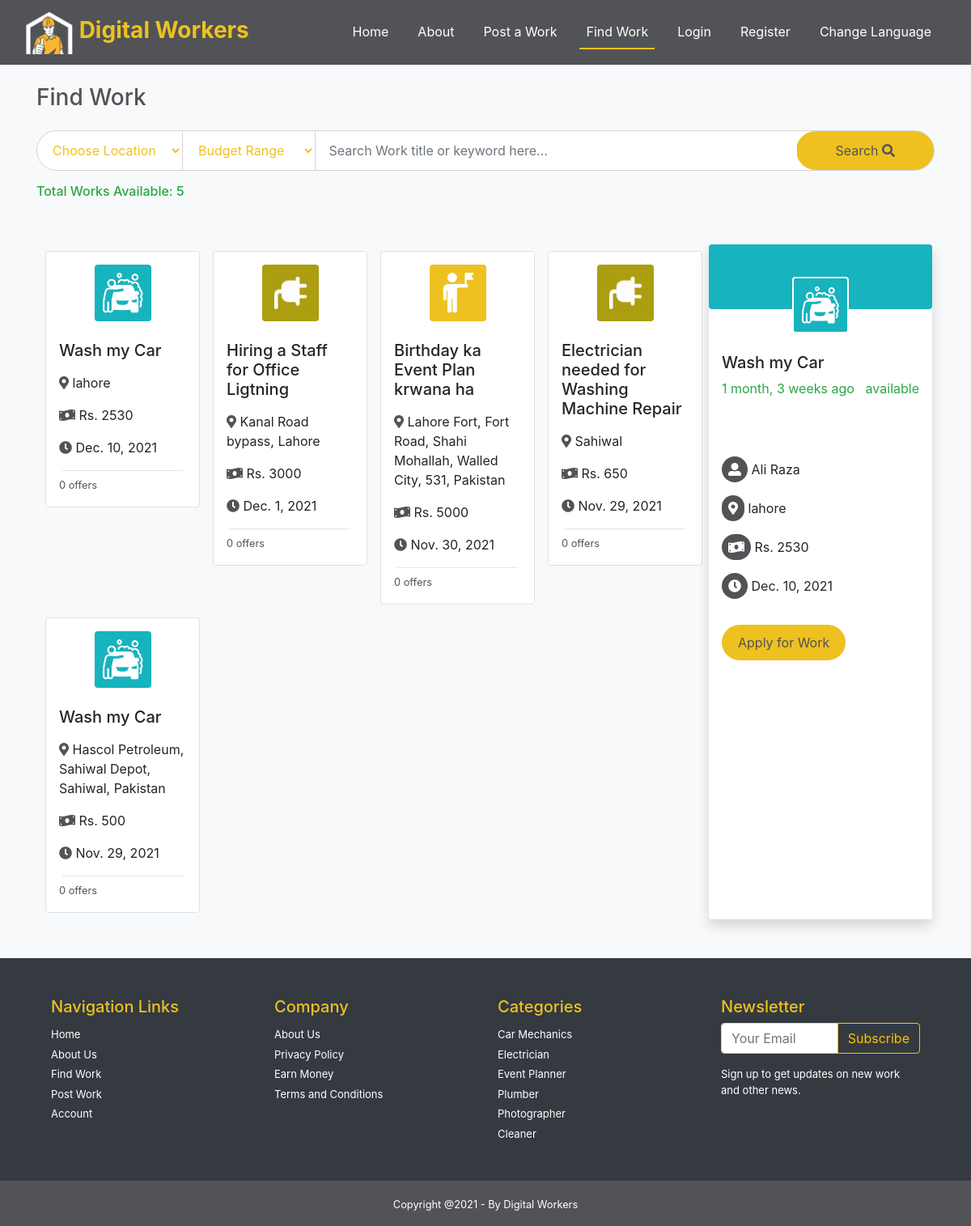
Before: /find-work with the older database file.
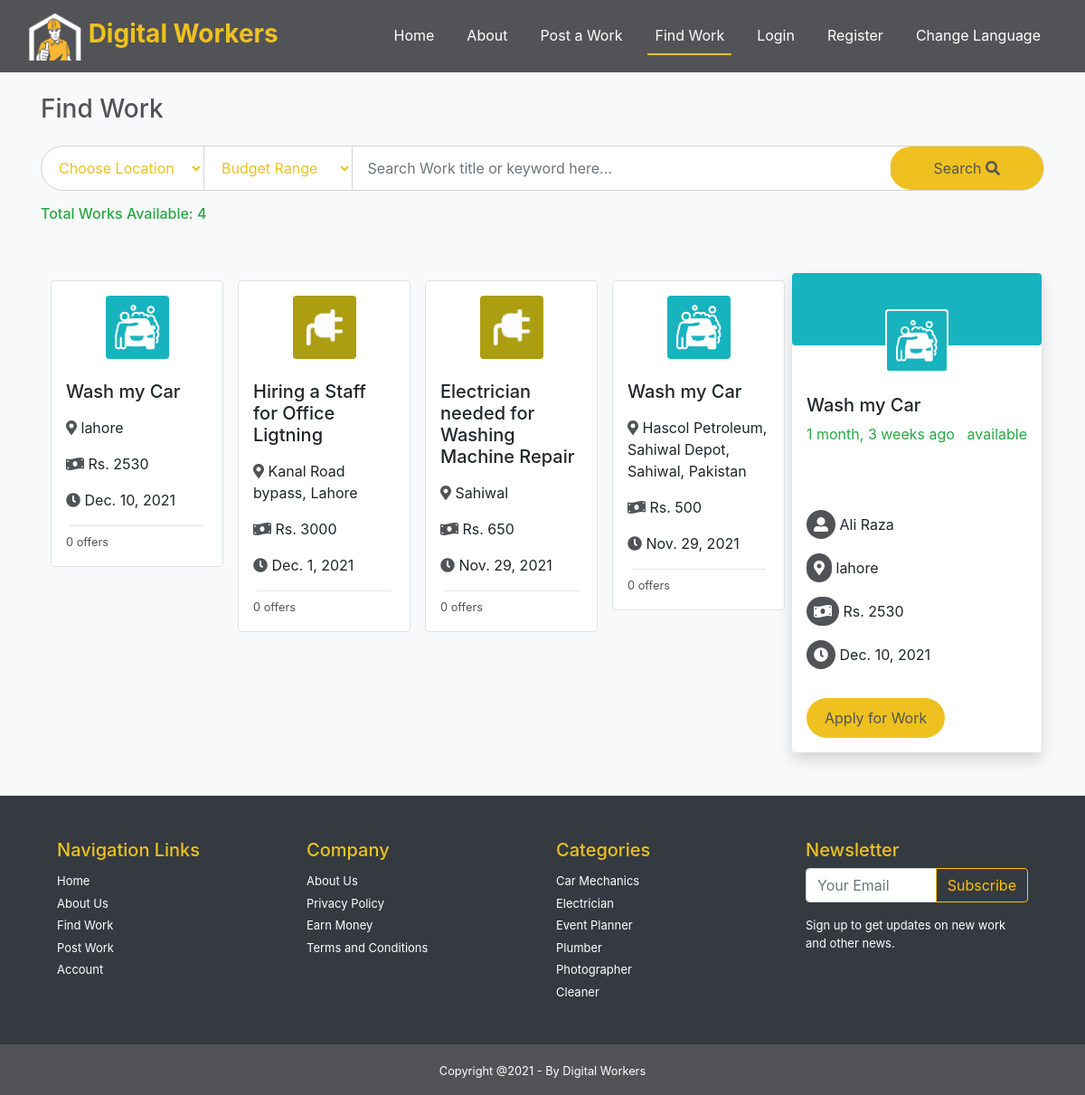
After: the same page with the newer database file.
### Buyer/models.py (models this page shows, shortened)
class Work(models.Model):
    id = models.BigAutoField(primary_key=True)
    title = models.CharField(max_length=120, null=False)
    budget = models.IntegerField( null=True)
    deadline = models.DateTimeField( null=True)
    location = models.CharField(max_length=120, null=True)
    description = models.TextField( null=True)
    service = models.ForeignKey(Service, on_delete=models.CASCADE, null=True)
    posted_by=models.ForeignKey(settings.AUTH_USER_MODEL, on_delete=models.CASCADE, null=True)
    posted_at=models.DateTimeField(auto_now_add=True)
    status=models.CharField(max_length=60, null=True, default='available')

### Home/models.py (models this page shows, shortened)
class Service(models.Model):
    id = models.BigAutoField(primary_key=True)
    name = models.CharField( max_length=120, null=False, unique=True)
    image = models.ImageField(null=True, upload_to="icons/")
    is_active = models.BooleanField(default=True)
    created_at = models.DateTimeField(auto_now_add=True)

class User(AbstractBaseUser):
    id = models.BigAutoField(primary_key=True)
    name = models.CharField(max_length=30, blank=True)
    email = models.EmailField(max_length=60, unique=True, blank=False)
    date_joined =models.DateTimeField(auto_now_add=True)
    last_login =models.DateTimeField(auto_now=True,blank=True)
    is_admin = BooleanField(default=False)
    is_active = BooleanField(default=True)
    is_staff = BooleanField(default=False)
    is_superuser = BooleanField(default=False)
    role = models.CharField(max_length=30, default='User', blank=True)
    USERNAME_FIELD = 'email'
    REQUIRED_FIELDS= [ 'name','role']
    objects  = MyUserManager()

### Home/views.py (the view, shortened to what this page needs)
# urls.py: path('find-work', views.find_work, name="find_work"),
def find_work(request):
    work_list=Work.objects.filter(status="available").annotate(offer_count=Count('offer')).order_by('-posted_at')
    page = request.GET.get('page', 1)
    paginator = Paginator(work_list, 8)
    try:
        works = paginator.page(page)
    except PageNotAnInteger:
        works = paginator.page(1)
    except EmptyPage:
        works = paginator.page(paginator.num_pages)
    if request.user.is_authenticated:
        offers=Offer.objects.filter(offer_by=request.user).values_list('work_id', flat=True)
    else:
        offers=Offer.objects.filter(offer_by=0).values_list('work_id', flat=True)
    context={
        "works":works,
        "work_offers":offers
    }
    return render(request,"find_work.html",context)

### templates/find_work.html (shortened to what the changed rows need)
{% extends 'layout.html' %}
{% load static %}
{% block body %}
<body class="bg-light">
  <div class="container ">
    <section class="works">
            </div>
                {% if works %}
                    <h6 class="text-success">Total Works Available: {{works|length}}</h6>
                {% else %}
                    <h6 class="text-danger ">Results not found <a href="{% url 'find_work' %}">Show all</a></h6>
                {% endif %}
    </section><br> <br>
        <div class="row mx-5">
            <div class="col-md-9">
                <div class="row">
                    {% for work in works %}
                    <div class="col-lg-4 col-xl-3 col-md-6 p-2 ">
                        <div class="work-box p-3  bg-white rounded border" id="work-box" onclick="detailbox('{{work.id}}')" >
                        <img src="../media/{{work.service.image}}" class="bg-{{work.service.name}} p-2 rounded mx-auto d-block" width="70" alt="work_icon" srcset="">
                        <h5 class="mt-4">{{work.title}}</h5>
                        <div class="inner-box text-small mt-3">
                            <p ><i class="fas fa-map-marker-alt text-gray"></i> {{work.location}}</p>
                            <p><i class="fas fa-money-bill-wave text-gray"></i> Rs. {{work.budget}}</p>
                            <p><i class="fas fa-clock text-gray"></i> {{work.deadline.date}}</p> <hr class="p-0 m-1">
                            <small class="text-gray">{{work.offer_count}} offers</small>
                        </div>
                        </div>
                    </div>{% endfor %}
                </div>
            </div>
            {% if works.0 %}
            <div class=" col-md-3 detail-box bg-white rounded shadow p-0" id="detailbox">
                    <img src="../media/{{works.0.service.image}}" class="bg-{{works.0.service.name}} p-2 rounded mx-auto d-block" style="border: 2px solid white; margin-top:-40px" width="70" alt="work_icon" srcset="">
                    <h5 class="mt-4 pl-3" >{{works.0.title}}</h5>
                    <p class="text-success px-3">
                    <span class="float-left">{{works.0.posted_at|timesince}} ago </span><span class="float-right">{{works.0.status}}</span> </p>
                    <div class="inner-box text-small mt-3 p-3  "><br>
                        <small>{{work.0.description}}</small> <br> <br>
                        <p><i class="fas fa-user-alt text-white bg-gray rounded-30 p-2"></i> {{works.0.posted_by.name}}</p>
                        <p ><i class="fas fa-map-marker-alt text-white bg-gray rounded-30 p-2"></i> {{works.0.location}}</p>
                        <p><i class="fas fa-money-bill-wave text-white bg-gray rounded-30 p-2"></i> Rs. {{works.0.budget}}</p>
                        <p><i class="fas fa-clock text-white bg-gray rounded-30 p-2"></i> {{works.0.deadline.date}}</p>
                    </div>
                    {% if works.0.id in work_offers %} <h6 class="text-danger text-center">Already Applied!</h6>
                    {% else %}
                        <button class="btn-yellow mx-3" onclick="chkapply('{{works.0.id}}','{{works.0.title}}','{{works.0.description}}','{{works.0.budget}}','{{works.0.deadline.date}}','{{works.0.location}}','{{works.0.posted_by.id}}')" id='apply-btn'>Apply for Work</button>
                        {% endif %}
            </div>
            {% endif %}
        </div>
        <br><br>
{% endblock body %}

Changed rows visible on the page:
no longer on this page (row edited): Work: service.image (picture), title "Birthday ka Event Plan krwana ha", location "Lahore Fort, Fort Road, Shahi Mohallah, Walled City, 531, Pakistan", budget "5000", deadline "Nov. 30, 2021", offer_count "0"
Other visible differences:
{{ works|length }}: "5" → "4"
